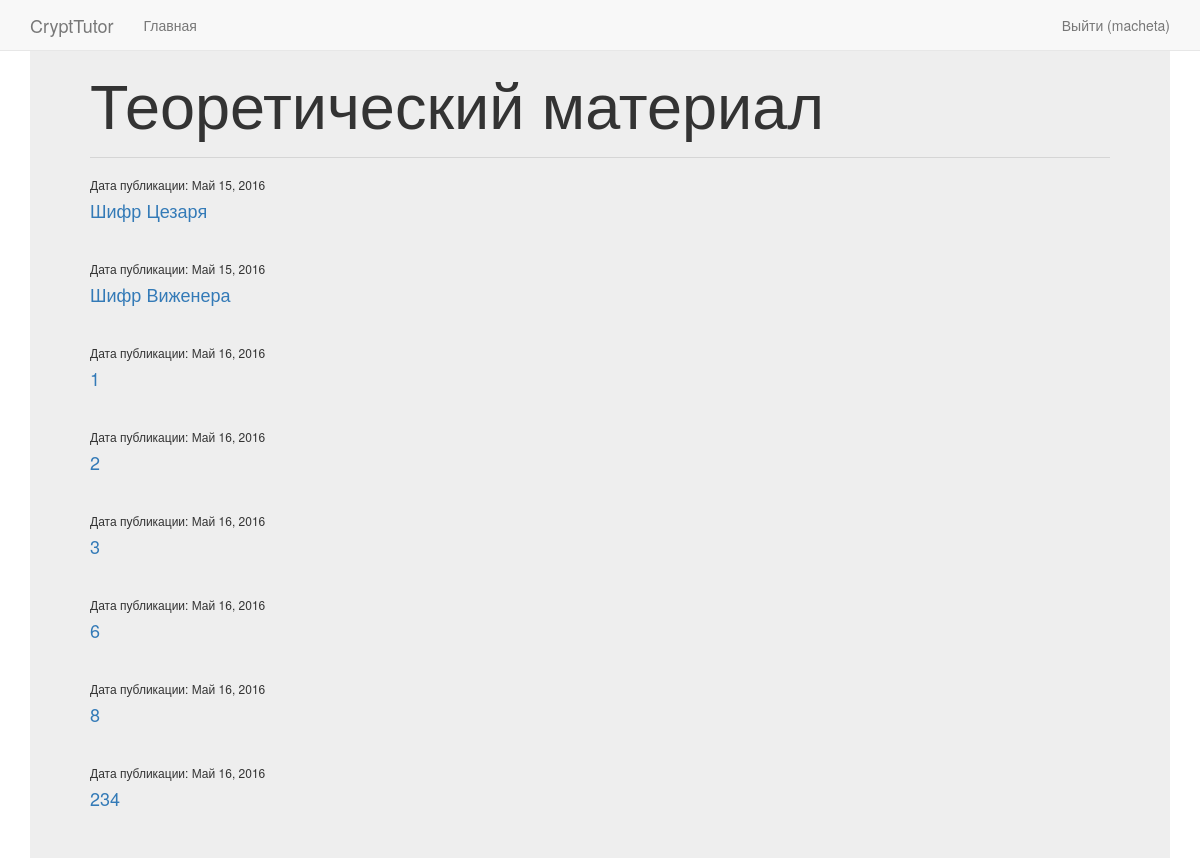
The app's page /theory/all/ (signed in) with its own data.
### vkr/models.py (models this page shows, shortened)
class theory(models.Model):
    class Meta():
        db_table = "theory"
    theory_title = models.CharField(max_length = 200)
    theory_text = models.TextField()
    theory_date = models.DateField()

### vkr/views.py (the view)
# urls.py: url(r'^theory/all/$', 'vkr.views.index'),
def index(request):
    return render_to_response('allTheory.html', {'allTheory': theory.objects.all(), 'username': auth.get_user(request).username})

### templates/allTheory.html
{% extends 'index.html' %}
{% load staticfiles %}
{% block allcontent %}
    <div class="large-8">
{% for this_theory in allTheory %}
    <h6>Дата публикации: {{ this_theory.theory_date }}</h6>
    <h4><a href="lesson/{{ this_theory.id }}"> {{ this_theory.theory_title }}</a> </h4>
    <hr>
{% endfor %}
    </div>
{% endblock %}

### templates/index.html (shortened to what this page needs)
{% load staticfiles %}
<!DOCTYPE html>
<html lang="ru">
<head>
    <link rel="stylesheet" type="text/css" href="{% static "static/css/bootstrap.css" %}">
</head>
<body>
<div class="navbar navbar-default navbar-fixed-top" role="navigation">
      <div class="container">
        <div class="navbar-header">
          <a class="navbar-brand" href="#">CryptTutor</a>
        </div>
        <div class="navbar-collapse collapse">
          <ul class="nav navbar-nav">
            <li><a href="#">Главная</a></li>
          </ul>
          <ul class="nav navbar-nav navbar-right">
              {% if username %}
                <li><a href="/auth/logout/">Выйти ({{ username }}) </a> </li>
              {% else %}
                <li><a href="/auth/login/">Войти</a> </li>
              {% endif %}
          </ul>
        </div>
      </div>
    </div>
<div class="container">
<div class="jumbotron">
    <h1>Теоретический материал</h1>
<hr>
    {% block allcontent %}{% endblock %}
</div>
</div>
</body>
</html>

### records on screen
theory: theory_date "Май 15, 2016", theory_title "Шифр Цезаря"
theory: theory_date "Май 15, 2016", theory_title "Шифр Виженера"
theory: theory_date "Май 16, 2016", theory_title "1"
theory: theory_date "Май 16, 2016", theory_title "2"
theory: theory_date "Май 16, 2016", theory_title "3"
theory: theory_date "Май 16, 2016", theory_title "6"
theory: theory_date "Май 16, 2016", theory_title "8"
theory: theory_date "Май 16, 2016", theory_title "234"

### other values on screen
{{ username }} "macheta"
